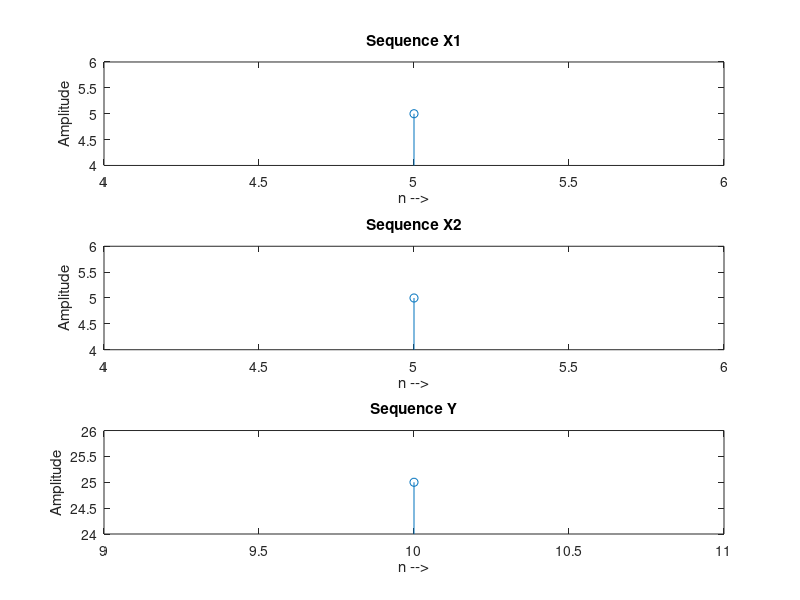

This figure's MATLAB source:
x1 = input('Input the 1st Sequence: ');
st1 = input('Enter the Starting Point 1st Sequence: ');
num1 = st1 + length(x1)-1;
n1 = linspace(st1,num1,length(x1));
subplot(3,1,1);
stem(n1,x1);
hold on;
xlim([min(n1)-1 max(n1)+1]);
ylim([min(x1)-1 max(x1)+1]);
xlabel('n -->');
ylabel('Amplitude');
title('Sequence X1');
hold off;

x2 = input('Input the 2nd Sequence: ');
st2 = input('Input the Starting Point of 2nd Sequence: ');
num2 = st2 + length(x2)-1;
n2 = linspace(st2,num2,length(x2));
subplot(3,1,2);
stem(n2,x2);
hold on;
xlim([min(n2)-1 max(n2)+1]);
ylim([min(x2)-1 max(x2)+1]);
xlabel('n -->');
ylabel('Amplitude');
title('Sequence X2');
hold off;

num3 = st1 + st2 + length(x1)+length(x2)-2;
n = linspace(st1+st2,num3,length(x1)+length(x2)-1);

y = conv(x1,x2);
subplot(3,1,3);
stem(n,y);
hold on;
xlim([min(n)-1 max(n)+1]);
ylim([min(y)-1 max(y)+1]);
xlabel('n -->');
ylabel('Amplitude');
title('Sequence Y');
hold off;
